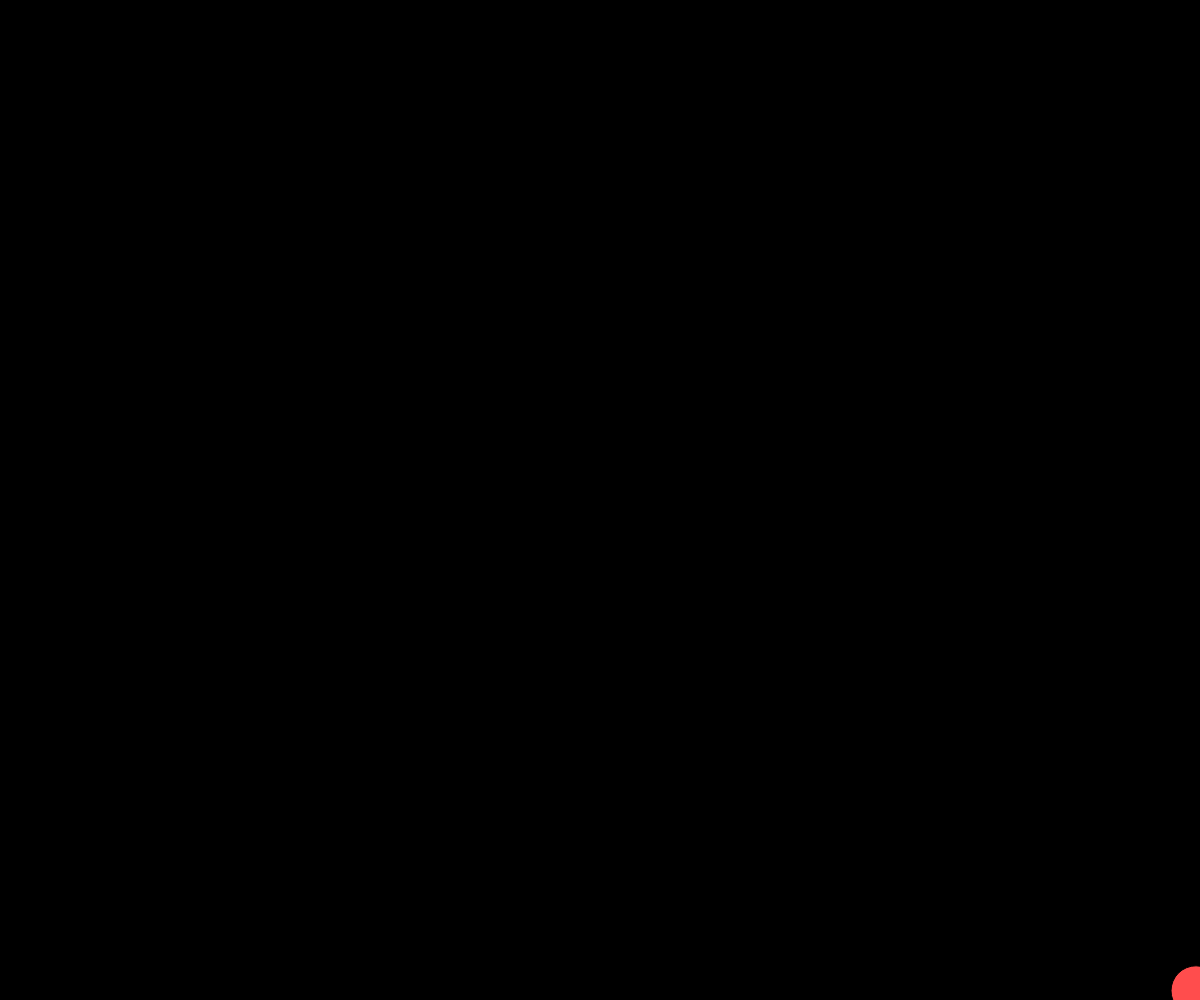
Frame 1 (no input)
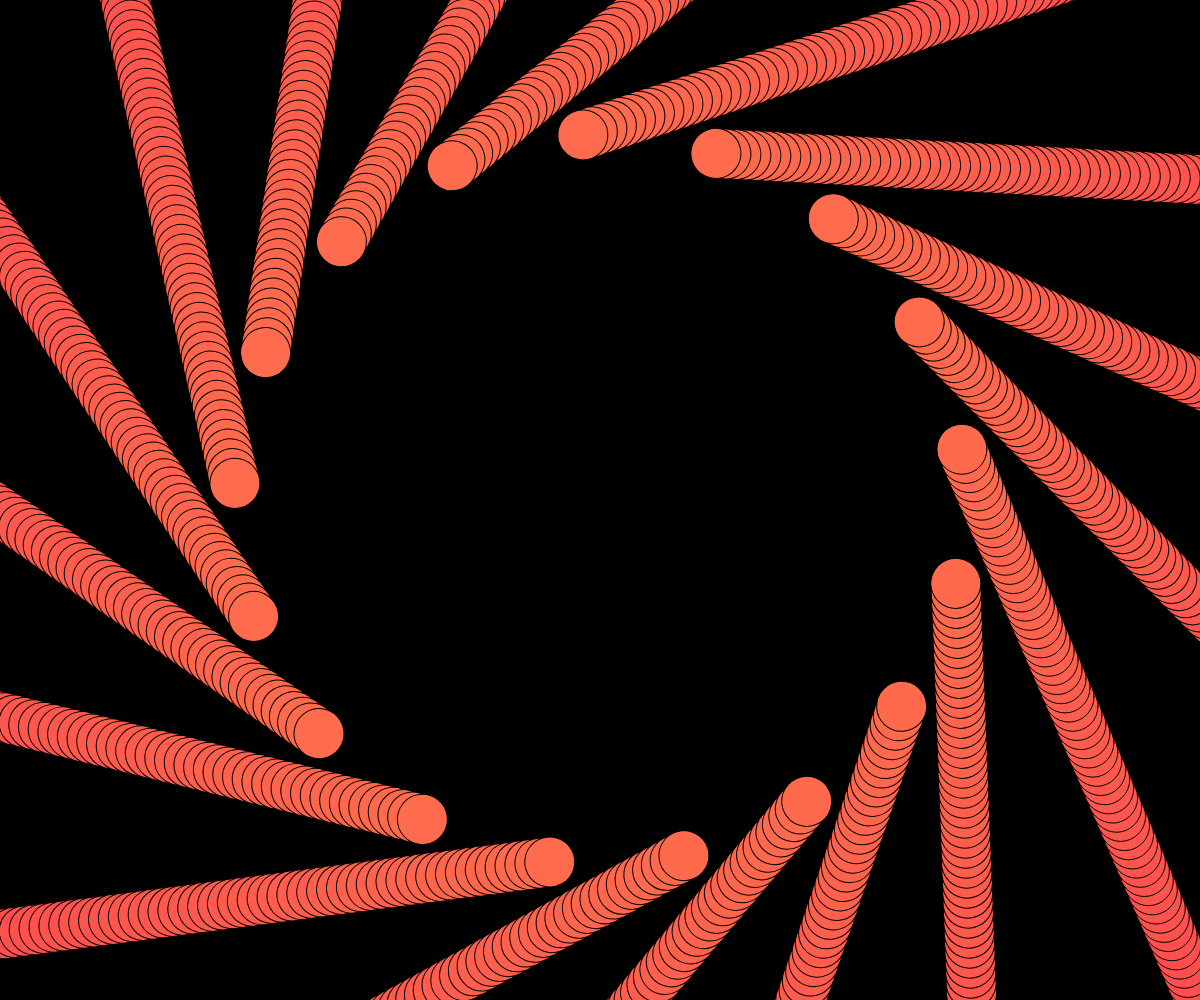
Frame 60 (no input)
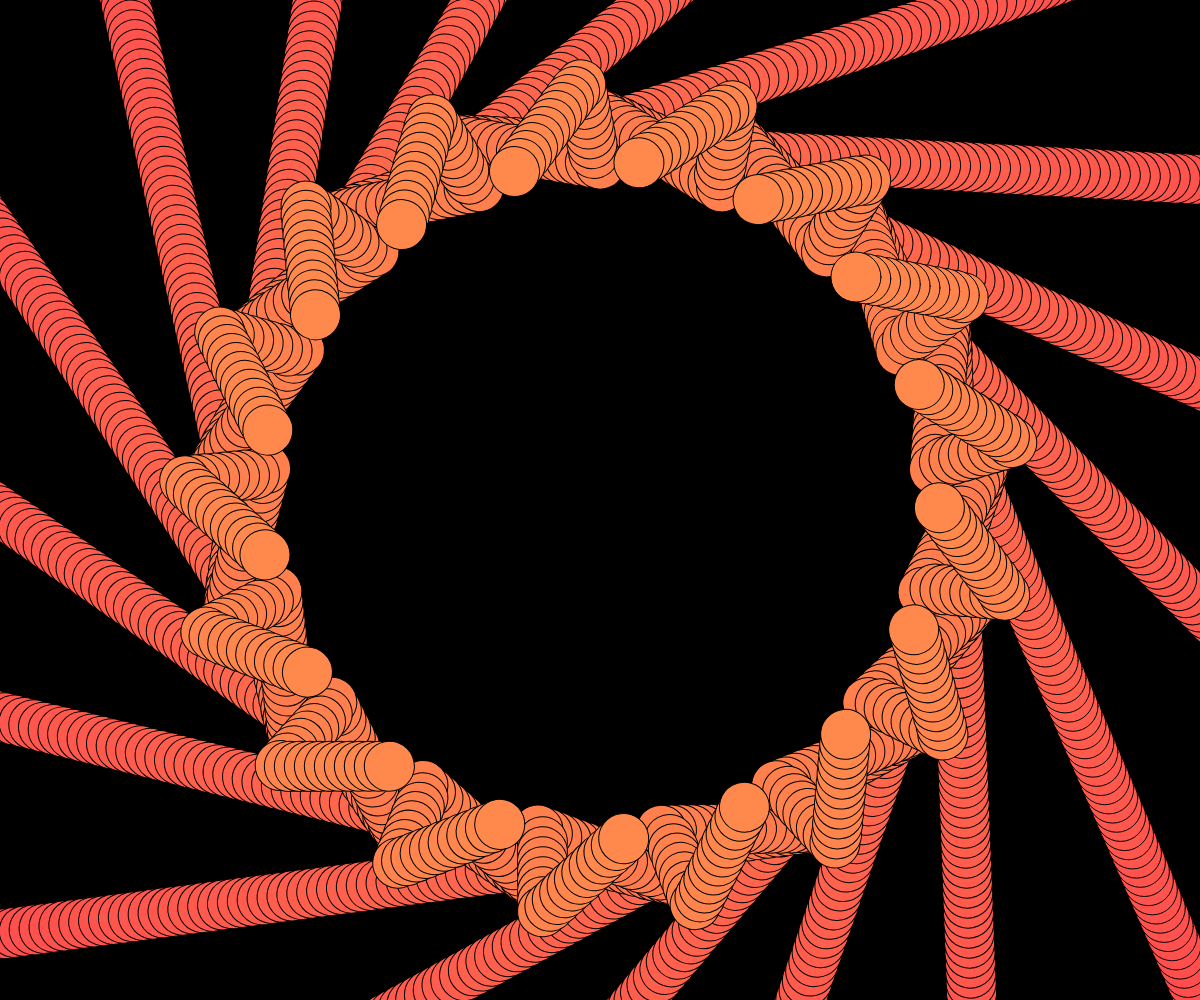
Frame 120 (the mouse pressed at the canvas centre since frame 60)

The p5.js sketch that drew these frames (run headless with seeded random() and noise() and a simulated clock; from frame 60 on, the mouse is pressed at the canvas centre):

// p5.js sketch
// ── sketch.js
num_lines = 2;
count = 0;
p = 17; 
var b;
var target;

function setup() {
    canvas = createCanvas(window.innerWidth, window.innerHeight);
    b = new Ball(width/2, height/2, 10);
    target = new Ball(random(width) - width/2, random(height) - height /2, 0);
    colorMode(HSB);
    background(0);
}

function draw() {
    b.moveto(target);
    for (var i = 0; i < p; i++) {
        push();
        translate(width/2, height/2);
        rotate(i * 2 * PI/p);
        b.draw();
        pop();
    };
    if (b.closeto(target)) {
        b.x = target.x;
        b.y = target.y;
        //b.draw();
        target = new Ball(random(width) - width/2, random(height) - height /2, 0);
    }
}

var Ball = function(x, y, v) {
    this.x = x;
    this.y = y;
    this.velocity = v;
    this.h = 0;

    this.draw = function() {
        this.h = (this.h + 0.01) % 255;
        fill(this.h, 70, 100);
        ellipse(this.x, this.y, 50, 50);
    }

    this.moveto = function(b) {
        dx = b.x - this.x;
        dy = b.y - this.y;

        theta = atan2(dy,dx)
        distance = Math.sqrt(Math.pow(dx, 2) + Math.pow(dy, 2));

        this.x = this.x + cos(theta) * this.velocity;
        this.y = this.y + sin(theta) * this.velocity;
    }

    this.closeto = function(b) {
        dx = b.x - this.x;
        dy = b.y - this.y;

        distance = Math.sqrt(Math.pow(dx, 2) + Math.pow(dy, 2));
        if (distance < (this.velocity/2)) {
            return true;
        }
        else {
            return false;
        }
    }
}

window.onresize = function() {
    var w = window.innerWidth;
    var h = window.innerHeight;  
    canvas.size(w,h);
    width = w;
    height = h;
};
